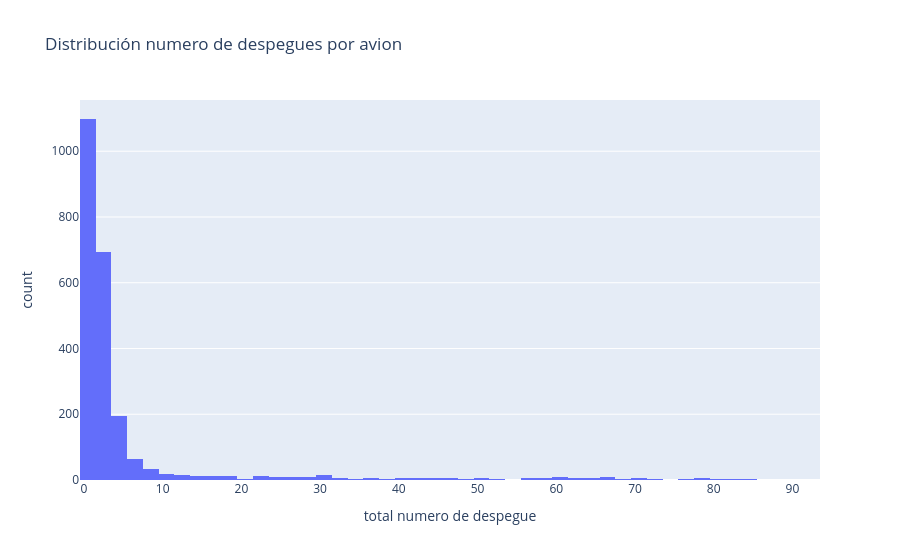

Notebook code for this chart:
### Markdown cell above
### Numero de despegues por avion

### Code cell
icao_counts = df_clean.drop_duplicates(subset=['ICAO', 'despegue']) # para no contar el mismo despegue 2 veces si pasa por 2 puntos
icao_counts = icao_counts.groupby(["ICAO", "aircraft_type"])["despegue"].count()
print("MAX", icao_counts.max())
print("MEDIA", icao_counts.mean())
print("MEDIANA", icao_counts.median())
fig = px.histogram(icao_counts.reset_index(), 'despegue', title='Distribución numero de despegues por avion', labels={'despegue': 'total numero de despegue'})
fig.show()

### Figure 1 — Plotly figure (JSON) as saved in the notebook; plotly's stock layout.template omitted (floating-point values rounded to 4 significant figures; data arrays with more than 128 entries replaced by an {"elided": "..."} marker saying what was removed)
{"data": [{"alignmentgroup": "True", "bingroup": "x", "hovertemplate": "total numero de despegue=%{x}<br>count=%{y}<extra></extra>", "legendgroup": "", "marker": {"color": "#636efa", "pattern": {"shape": ""}}, "name": "", "offsetgroup": "", "orientation": "v", "showlegend": false, "type": "histogram", "x": {"elided": "2332 int values"}, "xaxis": "x", "yaxis": "y"}], "layout": {"barmode": "relative", "legend": {"tracegroupgap": 0}, "title": {"text": "Distribución numero de despegues por avion"}, "xaxis": {"anchor": "y", "domain": [0, 1], "title": {"text": "total numero de despegue"}}, "yaxis": {"anchor": "x", "domain": [0, 1], "title": {"text": "count"}}}}
